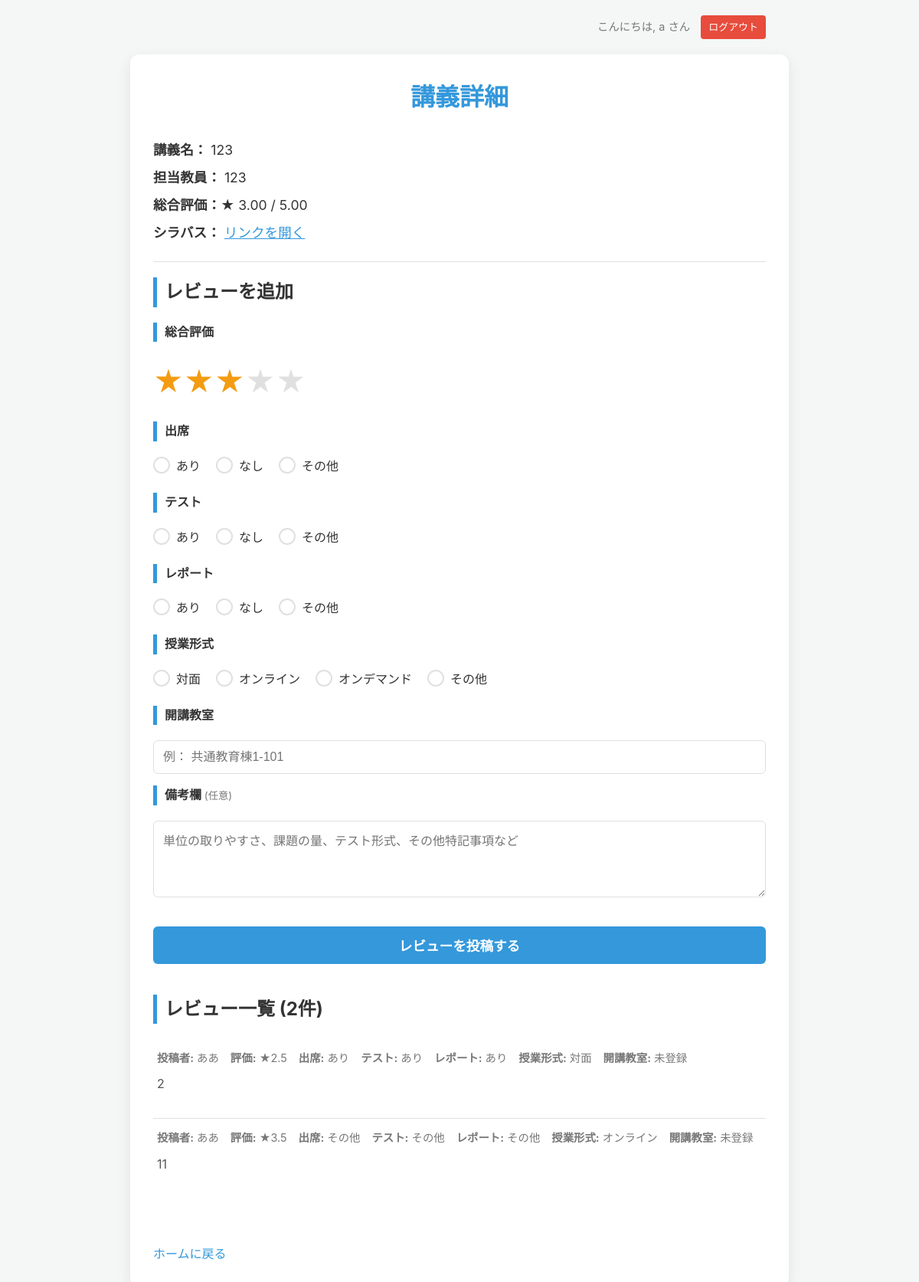
The page /course/1 (signed in) on the database its author committed.
### app.py (models this page shows)
class User(UserMixin, db.Model):
    id = db.Column(db.Integer, primary_key=True)
    username = db.Column(db.String(150), nullable=False, unique=True)
    email = db.Column(db.String(150), nullable=False, unique=True)
    password = db.Column(db.String(150), nullable=False)
    is_verified = db.Column(db.Boolean, nullable=False, default=False)
    reviews = db.relationship('Review', backref='author', lazy=True)

class Course(db.Model):
    id = db.Column(db.Integer, primary_key=True)
    name = db.Column(db.String(100), nullable=False, unique=True)
    teacher = db.Column(db.String(100), nullable=False)
    syllabus_url = db.Column(db.String(300), nullable=True)
    reviews = db.relationship('Review', backref='course', lazy=True, cascade="all, delete-orphan")
    @property
    def star_rating(self):
        if not self.reviews: return "評価なし"
        avg = sum(r.rating for r in self.reviews) / len(self.reviews)
        return f"{avg:.2f}"

class Review(db.Model):
    id = db.Column(db.Integer, primary_key=True)
    review = db.Column(db.Text, nullable=True)
    rating = db.Column(db.Float, nullable=False) # Float評価に戻す
    attendance = db.Column(db.String(10), nullable=False)
    test = db.Column(db.String(10), nullable=False)
    report = db.Column(db.String(10), nullable=False)
    course_format = db.Column(db.String(20), nullable=True)
    classroom = db.Column(db.String(100), nullable=True)
    course_id = db.Column(db.Integer, db.ForeignKey('course.id'), nullable=False)
    user_id = db.Column(db.Integer, db.ForeignKey('user.id'), nullable=False)

### app.py (the view)
@app.route('/course/<int:id>')
@login_required
def course_detail(id):
    course = Course.query.get_or_404(id)
    return render_template('detail.html', course=course)

### app.py (called while the page is built)
@login_manager.user_loader
def load_user(user_id):
    return User.query.get(int(user_id))

### templates/detail.html (shortened to what this page needs)
<!DOCTYPE html>
<html lang="ja">
<head>
    <link rel="stylesheet" href="{{ url_for('static', filename='style.css') }}">
</head>
<body>
    <div class="user-header">
        <span>こんにちは, {{ current_user.username }} さん</span>
        <a href="{{ url_for('logout') }}" class="btn-logout">ログアウト</a>
    </div>
    <div class="container">
        <header class="main-header">
            <h1>講義詳細</h1>
        </header>
        <section class="course-info">
            <p><strong>講義名：</strong> {{ course.name }}</p>
            <p><strong>担当教員：</strong> {{ course.teacher }}</p>
            <p><strong>総合評価：</strong>★ {{ course.star_rating }} / 5.00</p>
            {% if course.syllabus_url %}
            <p><strong>シラバス：</strong> <a href="{{ course.syllabus_url }}" target="_blank" rel="noopener noreferrer">リンクを開く</a></p>
            {% endif %}
        </section>
        <section>
            <h2>レビューを追加</h2>
            <form action="{{ url_for('add_review', id=course.id) }}" method="post">
                <h4>総合評価</h4>
                <div class="star-rating-input">
                <input type="radio" id="rating-5" name="rating" value="5.0" required><label class="star half-right" for="rating-5">★</label>
                <input type="radio" id="rating-4.5" name="rating" value="4.5"><label class="star half" for="rating-4.5">★</label>
                <input type="radio" id="rating-4" name="rating" value="4.0"><label class="star half-right" for="rating-4">★</label>
                <input type="radio" id="rating-3.5" name="rating" value="3.5"><label class="star half" for="rating-3.5">★</label>
                <input type="radio" id="rating-3" name="rating" value="3.0" checked><label class="star half-right" for="rating-3">★</label>
                <input type="radio" id="rating-2.5" name="rating" value="2.5"><label class="star half" for="rating-2.5">★</label>
                <input type="radio" id="rating-2" name="rating" value="2.0"><label class="star half-right" for="rating-2">★</label>
                <input type="radio" id="rating-1.5" name="rating" value="1.5"><label class="star half" for="rating-1.5">★</label>
                <input type="radio" id="rating-1" name="rating" value="1.0"><label class="star half-right" for="rating-1">★</label>
                <input type="radio" id="rating-0.5" name="rating" value="0.5"><label class="star half" for="rating-0.5">★</label>
                </div>
                <h4>出席</h4>
                <div class="radio-group">
                    <label>
                        <span>あり</span>
                    </label>
                    <label>
                        <span>なし</span>
                    </label>
                    <label>
                        <span>その他</span>
                    </label>
                </div>
                <h4>テスト</h4>
                <div class="radio-group">
                     <label>
                        <span>あり</span>
                    </label>
                    <label>
                        <span>なし</span>
                    </label>
                    <label>
                        <span>その他</span>
                    </label>
                </div>
                <h4>レポート</h4>
                <div class="radio-group">
                     <label>
                        <span>あり</span>
                    </label>
                    <label>
                        <span>なし</span>
                    </label>
                    <label>
                        <span>その他</span>
                    </label>
                </div>
                <h4>授業形式</h4>
                <div class="radio-group">
                    <label>
                        <span>対面</span>
                    </label>
                    <label>
                        <span>オンライン</span>
                    </label>
                     <label>
                        <span>オンデマンド</span>
                    </label>
                    <label>
                        <span>その他</span>
                    </label>
                </div>
                <h4>開講教室</h4>
                <input type="text" name="classroom" placeholder="例： 共通教育棟1-101">
                <h4>備考欄 <small style="font-weight:normal; color:var(--light-text-color)">(任意)</small></h4>
                <textarea name="review" placeholder="単位の取りやすさ、課題の量、テスト形式、その他特記事項など"></textarea>
                <button type="submit" class="btn">レビューを投稿する</button>
            </form>
        </section>
        <section>
            <h2>レビュー一覧 ({{ course.reviews|length }}件)</h2>
            {% if course.reviews %}
            <table class="review-table">
                {% for review in course.reviews | reverse %}
                <tr>
                    <td>
                        <div class="review-meta">
                            <span><strong>投稿者:</strong> {{ review.author.username }}</span>
                            <span><strong>評価:</strong> ★{{ "%.1f"|format(review.rating) }}</span>
                            <span><strong>出席:</strong> {{ review.attendance }}</span>
                            <span><strong>テスト:</strong> {{ review.test }}</span>
                            <span><strong>レポート:</strong> {{ review.report }}</span>
                            <span><strong>授業形式:</strong> {{ review.course_format or '未登録' }}</span>
                            <span><strong>開講教室:</strong> {{ review.classroom or '未登録' }}</span>
                        </div>
                        {% if review.review %}
                        <p class="review-text">{{ review.review }}</p>
                        {% endif %}
                    </td>
                </tr>
                {% endfor %}
            </table>
            {% else %}
            <p>この講義にはまだレビューがありません。</p>
            {% endif %}
        </section>
        <a href="{{ url_for('index') }}" class="back-link">ホームに戻る</a>
    </div>
</body>
</html>

### static/style.css (style rules this page uses)
:root { --primary-color: #3498db; --primary-hover-color: #2980b9; --success-color: #2ecc71; --success-hover-color: #27ae60; --danger-color: #e74c3c; --warning-color: #f39c12; --info-color: #3498db; --guest-color: #95a5a6; --guest-hover-color: #7f8c8d; --bg-color: #f4f7f6; --text-color: #333; --light-text-color: #777; --border-color: #e0e0e0; --card-bg-color: #ffffff; --shadow-color: rgba(0, 0, 0, 0.08); }
body { font-family: -apple-system, BlinkMacSystemFont, 'Helvetica Neue', Arial, 'Hiragino Kaku Gothic ProN', 'Hiragino Sans', Meiryo, sans-serif; background-color: var(--bg-color); color: var(--text-color); margin: 0; padding: 20px; font-size: 16px; line-height: 1.6; }
.container { max-width: 800px; margin: 20px auto; background: var(--card-bg-color); padding: 30px; border-radius: 12px; box-shadow: 0 6px 20px var(--shadow-color); }
a { color: var(--primary-color); text-decoration: none; transition: color 0.2s; }
.user-header { max-width: 800px; margin: 0 auto 10px; padding: 0 10px; text-align: right; font-size: 0.9em; color: var(--light-text-color); }
.main-header { text-align: center; margin-bottom: 30px; }
.main-header h1 { color: var(--primary-color); margin: 0; font-weight: 600; }
input[type="text"], input[type="email"], input[type="password"], input[type="url"], textarea { width: 100%; padding: 12px; margin-bottom: 15px; border: 1px solid var(--border-color); border-radius: 6px; box-sizing: border-box; font-size: 1em; transition: border-color 0.2s, box-shadow 0.2s; }
textarea { resize: vertical; min-height: 100px; }
.btn { width: 100%; padding: 12px; margin-top: 15px; color: #fff; border: none; border-radius: 6px; cursor: pointer; font-size: 1.1em; font-weight: bold; transition: background-color 0.2s; background-color: var(--primary-color); text-decoration: none !important; box-sizing: border-box; }
.btn-logout { display: inline-block; padding: 5px 10px; background-color: var(--danger-color); color: #fff; border-radius: 4px; margin-left: 10px; font-size: 0.9em; }
.course-info { border-bottom: 1px solid var(--border-color); padding-bottom: 15px; margin-bottom: 20px; }
.course-info p { margin: 8px 0; font-size: 1.1em; }
.course-info a { font-weight: normal; text-decoration: underline; }
section { margin-bottom: 40px; }
section h2, section h4 { margin-top: 0; border-left: 5px solid var(--primary-color); padding-left: 10px; margin-bottom: 20px; }
.review-table, .search-results-table { width: 100%; border-collapse: collapse; margin-bottom: 20px; }
.review-table tr:not(:last-child) { border-bottom: 1px solid var(--border-color); }
.review-table td, .search-results-table td { padding: 15px 5px; vertical-align: top; }
.review-meta { font-size: 0.9em; color: var(--light-text-color); margin-bottom: 10px; display: flex; flex-wrap: wrap; gap: 10px 15px; }
.review-meta span { white-space: nowrap; line-height: 1.4; }
.review-text { line-height: 1.7; white-space: pre-wrap; color: #555; margin-top: 5px; }
.back-link { display: inline-block; margin-top: 20px; }
.radio-group { display: flex; flex-wrap: wrap; gap: 10px 20px; margin-bottom: 25px; }
.radio-group label { display: inline-flex; align-items: center; cursor: pointer; margin-right: 0; }
.radio-group span { line-height: 1; }
.radio-group input[type="radio"] + span::before { content: ''; display: inline-block; width: 18px; height: 18px; border: 2px solid var(--border-color); border-radius: 50%; margin-right: 8px; vertical-align: -4px; transition: border-color 0.2s, background-color 0.2s, box-shadow 0.2s; }
.star-rating-input { display: flex; flex-direction: row-reverse; justify-content: flex-end; font-size: 2.5em; margin-bottom: 20px; }
.star-rating-input .star { position: relative; display: block; width: 1em; cursor: pointer; color: #e0e0e0; transition: color 0.2s; }
.star-rating-input .star.half { width: 0.5em; overflow: hidden; }
.star-rating-input .star.half-right { width: 0.5em; overflow: hidden; direction: rtl; }
.star-rating-input .star.half::before { content: '★'; position: absolute; width: 1em; }
.star-rating-input label:hover, .star-rating-input label:hover ~ label, .star-rating-input input:checked ~ label { color: var(--warning-color); }

### rows shown on the page
User: username "a"
Course: name "123", teacher "123"
Review: star_rating "3.00", author.username "ああ", rating "3.5", attendance "その他", test "その他", report "その他", course_format "オンライン", classroom "未登録", review "11"
Review: author.username "ああ", rating "2.5", attendance "あり", test "あり", report "あり", course_format "対面", classroom "未登録", review "2"

### other values the page prints
{{ course.reviews|length }} "2"
